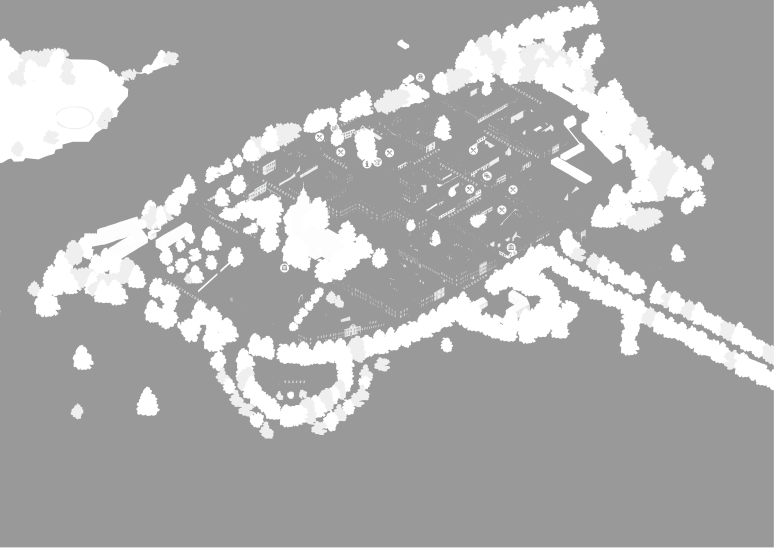
#> input picture rapport/_tmp/kl-hvit.png, 1548 x 1095 px, given in place of u-torv.png, which was not available (shown at 1/2 size)
$ python merk.py
#> lines starting #> are read from the running program, lines starting #| are printed output that depends on the picture; pictures that were not available may be replaced by others from this repository, and a replacement may not be noted
from PIL import Image, ImageDraw, ImageFont
import os
Image.MAX_IMAGE_PIXELS=None
T='soc/rapport/_tmp/'; U='soc/rapport/dekning-utsnitt/'
try: F=ImageFont.truetype('/usr/share/fonts/truetype/dejavu/DejaVuSans-Bold.ttf',26)
except Exception: F=ImageFont.load_default()
def merk(src,ut,punkter,tittel):
#> called with src = 'u-torv.png', ut = '1-torvet.png'
    im=Image.open(T+src).convert('RGB'); d=ImageDraw.Draw(im)
#> in merk, im is the input picture: PIL image 1548x1095 RGB; mean R, G, B 173.1, 173.1, 173.1
    for (x,y,txt) in punkter:
        d.ellipse((x-34,y-34,x+34,y+34),outline=(255,0,255),width=5)
        tw=d.textlength(txt,font=F)
        d.rectangle((x+38,y-18,x+38+tw+10,y+18),fill=(255,0,255)); d.text((x+43,y-16),txt,fill='white',font=F)
#> this loop made 8 passes
#> tw on passes 1 to 8: 94.02, 132, 137.9, 137.8, 166.9, 373.2, 63.67, 209.9
    d.rectangle((0,0,im.width,44),fill=(0,0,0)); d.text((10,8),tittel,fill='white',font=F)
    im=im.resize((1200,int(im.height*1200/im.width))); im.save(U+ut)
#> after `im = im.resize((1200, int(im.height * 1200 / im.width)))`:
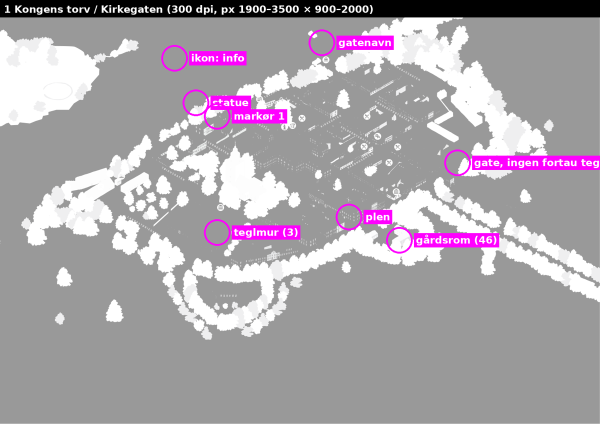
#> im: PIL image 1200x848 RGB (shown at 1/2 size); mean R, G, B 169.9, 162.8, 169.9
merk('u-torv.png','1-torvet.png',[(505,265,'statue'),(560,300,'markør 1'),(450,150,'ikon: info'),(830,110,'gatenavn'),(560,600,'teglmur (3)'),(1180,420,'gate, ingen fortau tegnet'),(900,560,'plen'),(1030,620,'gårdsrom (46)')],'1 Kongens torv / Kirkegaten (300 dpi, px 1900–3500 × 900–2000)')
merk('u-nord.png','2-nord.png',[(285,185,'båt (Byfergen)'),(320,400,'båt (Byfergen)'),(395,390,'ikon: ferje'),(900,200,'trekroner'),(430,510,'Færgeporten (34)'),(575,520,'markør 35'),(1100,330,'voll/allé')],'2 Nord: Smedjesgaten og elva (px 2300–3900 × 100–1200)')
#> call 2 of merk, with src = 'u-nord.png', ut = '2-nord.png'
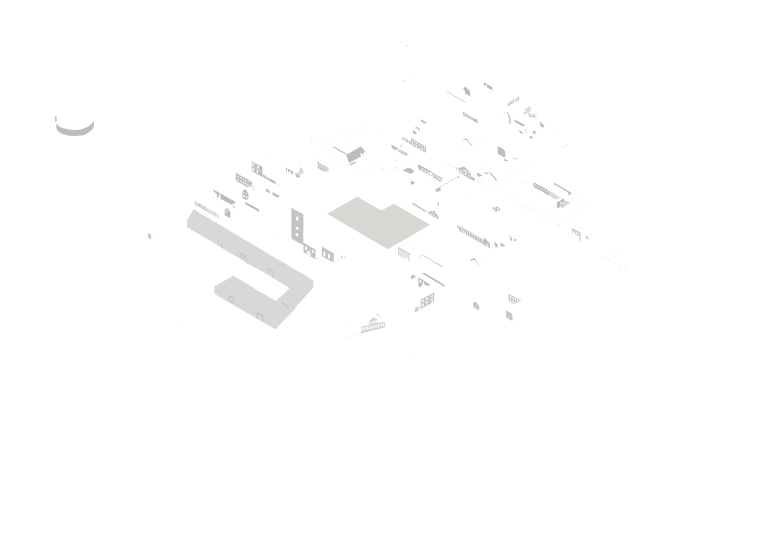
#> input picture rapport/_tmp/kl-lysgraa.png, 1548 x 1095 px, given in place of u-nord.png, which was not available (shown at 1/2 size)
#> in merk, im is the input picture: PIL image 1548x1095 RGB; mean R, G, B 253.8, 253.8, 253.8
#> the loop in merk (call 2), `for (x,y,txt) in punkter:` made 7 passes
#> tw on passes 1 to 7: 214.7, 214.7, 149.6, 139.9, 259.5, 150.1, 115.1
#> in merk (call 2), `im = im.resize((1200, int(im.height * 1200 / im.width)))`:
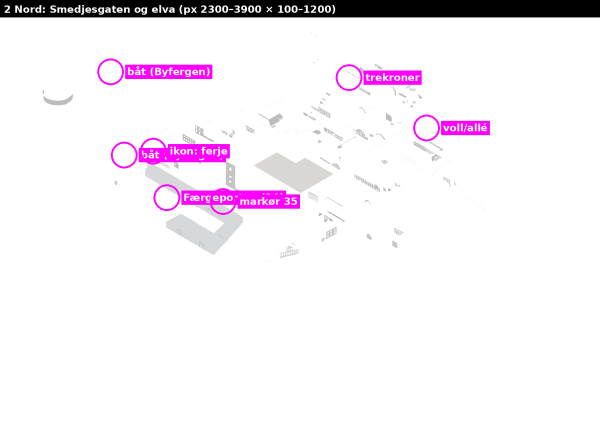
#> im: PIL image 1200x848 RGB (shown at 1/2 size); mean R, G, B 244.4, 238.5, 244.4
merk('u-havn.png','3-havn.png',[(560,350,'Vindebroen (26)'),(330,195,'Voldporten (25)'),(950,300,'lys sti på bastion'),(900,750,'vollvei, grå'),(1000,150,'vollgrav/vann'),(830,400,'27 Voldportravelinet'),(100,720,'trær på voll (24)')],'3 Havn / Vindebroen (px 3400–5000 × 1300–2400)')
#> call 3 of merk, with src = 'u-havn.png', ut = '3-havn.png'
#> the loop in merk (call 3), `for (x,y,txt) in punkter:` made 7 passes
#> tw on passes 1 to 7: 237.8, 231, 250.8, 164, 199.6, 302.4, 241.2
#> in merk (call 3), `im = im.resize((1200, int(im.height * 1200 / im.width)))`:
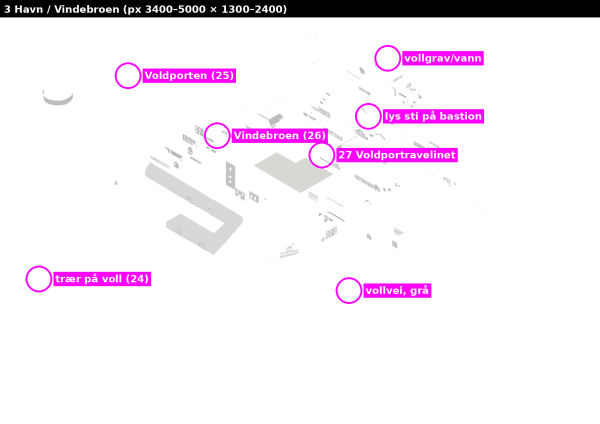
#> im: PIL image 1200x848 RGB (shown at 1/2 size); mean R, G, B 244.2, 235.6, 244.2
merk('u-sorvest.png','4-toihuset.png',[(1120,250,'plankegjerde, brunt'),(620,560,'parkmur, lys grå'),(190,310,'brygge med pullerter (14)'),(510,240,'ikon: WC'),(600,300,'ikon: museum (over)'),(1140,650,'Tøihuset (19)'),(800,450,'trær i parken'),(1300,420,'gårdsrom, grus')],'4 Tøihuset / Laboratoriegaten (px 400–2000 × 1200–2300)')
#> (the run stopped early here; a loop or call above may not have finished)
